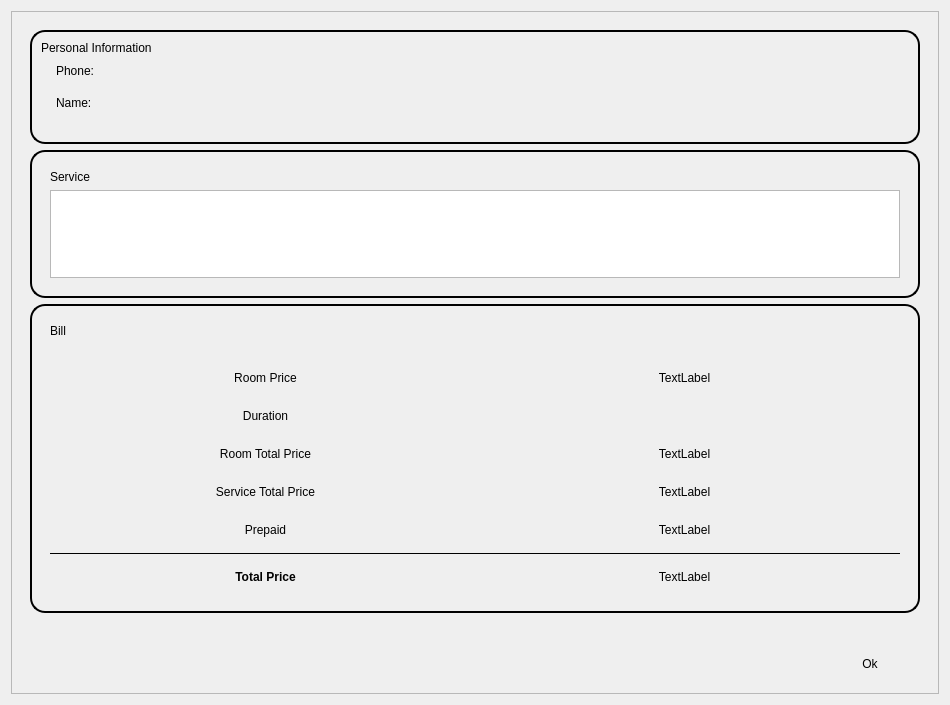
<?xml version="1.0" encoding="UTF-8"?>
<ui version="4.0">
 <class>Detail_Invoice_Dialog</class>
 <widget class="QDialog" name="Detail_Invoice_Dialog">
  <property name="geometry">
   <rect>
    <x>0</x>
    <y>0</y>
    <width>950</width>
    <height>705</height>
   </rect>
  </property>
  <property name="windowTitle">
   <string>Detail Invoice Dialog</string>
  </property>
  <property name="styleSheet">
   <string notr="true">QPushButton {
          background-color: #007BFF;
              color: white;  
              border: none;                
              border-radius: 10px;        
             padding: 5px 10px;        
         }
          QPushButton:hover {
               background-color: #0056b3;   
           }

background-color: rgb(255, 255, 255);</string>
  </property>
  <layout class="QVBoxLayout" name="verticalLayout_16">
   <item>
    <widget class="QScrollArea" name="scrollArea">
     <property name="frameShadow">
      <enum>QFrame::Plain</enum>
     </property>
     <property name="widgetResizable">
      <bool>true</bool>
     </property>
     <widget class="QWidget" name="scrollAreaWidgetContents">
      <property name="geometry">
       <rect>
        <x>0</x>
        <y>0</y>
        <width>916</width>
        <height>755</height>
       </rect>
      </property>
      <layout class="QVBoxLayout" name="verticalLayout_4">
       <item>
        <widget class="QWidget" name="verticalWidget" native="true">
         <property name="styleSheet">
          <string notr="true">QFrame#personal_information_container, QFrame#room_information_container,
QFrame#booking_summary_container, 
QFrame#bill_container, 
QFrame#room_filter_container,
QFrame#bill_container
{
                            border: 2px solid black;
                            border-radius: 15px;
                            }
                        </string>
         </property>
         <layout class="QVBoxLayout" name="verticalLayout">
          <item>
           <widget class="QFrame" name="personal_information_container">
            <property name="styleSheet">
             <string notr="true"/>
            </property>
            <property name="frameShape">
             <enum>QFrame::Panel</enum>
            </property>
            <property name="frameShadow">
             <enum>QFrame::Plain</enum>
            </property>
            <layout class="QVBoxLayout" name="verticalLayout_2">
             <property name="spacing">
              <number>0</number>
             </property>
             <property name="sizeConstraint">
              <enum>QLayout::SetDefaultConstraint</enum>
             </property>
             <item>
              <widget class="QLabel" name="label_lb">
               <property name="text">
                <string>Personal Information</string>
               </property>
              </widget>
             </item>
             <item>
              <widget class="QWidget" name="phone_container" native="true">
               <layout class="QHBoxLayout" name="horizontalLayout_3" stretch="1,9">
                <property name="leftMargin">
                 <number>15</number>
                </property>
                <item>
                 <widget class="QLabel" name="label_4">
                  <property name="text">
                   <string>Phone:</string>
                  </property>
                 </widget>
                </item>
                <item>
                 <widget class="QLabel" name="phone_customer_lb">
                  <property name="text">
                   <string/>
                  </property>
                  <property name="alignment">
                   <set>Qt::AlignCenter</set>
                  </property>
                 </widget>
                </item>
               </layout>
              </widget>
             </item>
             <item>
              <widget class="QWidget" name="name_container" native="true">
               <layout class="QHBoxLayout" name="horizontalLayout_5" stretch="1,9">
                <property name="leftMargin">
                 <number>15</number>
                </property>
                <item>
                 <widget class="QLabel" name="label_3">
                  <property name="text">
                   <string>Name:</string>
                  </property>
                 </widget>
                </item>
                <item>
                 <widget class="QLabel" name="name_lb">
                  <property name="sizePolicy">
                   <sizepolicy hsizetype="Expanding" vsizetype="Preferred">
                    <horstretch>0</horstretch>
                    <verstretch>0</verstretch>
                   </sizepolicy>
                  </property>
                  <property name="text">
                   <string/>
                  </property>
                  <property name="alignment">
                   <set>Qt::AlignCenter</set>
                  </property>
                 </widget>
                </item>
               </layout>
              </widget>
             </item>
             <item>
              <widget class="QLabel" name="message_personal_infor_lb">
               <property name="styleSheet">
                <string notr="true">color: red;</string>
               </property>
               <property name="text">
                <string/>
               </property>
               <property name="alignment">
                <set>Qt::AlignCenter</set>
               </property>
              </widget>
             </item>
            </layout>
           </widget>
          </item>
          <item>
           <widget class="QFrame" name="room_filter_container">
            <property name="styleSheet">
             <string notr="true"/>
            </property>
            <property name="frameShape">
             <enum>QFrame::Panel</enum>
            </property>
            <property name="frameShadow">
             <enum>QFrame::Plain</enum>
            </property>
            <layout class="QVBoxLayout" name="verticalLayout_25">
             <item>
              <widget class="QWidget" name="horizontalWidget_14" native="true">
               <layout class="QVBoxLayout" name="verticalLayout_5">
                <item>
                 <widget class="QLabel" name="label_16">
                  <property name="text">
                   <string>Service</string>
                  </property>
                 </widget>
                </item>
                <item>
                 <widget class="QTableView" name="service_data_table">
                  <property name="verticalScrollBarPolicy">
                   <enum>Qt::ScrollBarAlwaysOff</enum>
                  </property>
                 </widget>
                </item>
               </layout>
              </widget>
             </item>
            </layout>
           </widget>
          </item>
          <item>
           <widget class="QFrame" name="bill_container">
            <property name="styleSheet">
             <string notr="true"/>
            </property>
            <property name="frameShape">
             <enum>QFrame::Panel</enum>
            </property>
            <property name="frameShadow">
             <enum>QFrame::Plain</enum>
            </property>
            <layout class="QVBoxLayout" name="verticalLayout_13">
             <item>
              <widget class="QWidget" name="horizontalWidget_15" native="true">
               <layout class="QVBoxLayout" name="verticalLayout_6">
                <item>
                 <widget class="QLabel" name="label_18">
                  <property name="text">
                   <string>Bill</string>
                  </property>
                 </widget>
                </item>
               </layout>
              </widget>
             </item>
             <item>
              <widget class="QWidget" name="widget_32" native="true">
               <layout class="QVBoxLayout" name="verticalLayout_12">
                <item>
                 <widget class="QWidget" name="widget_8" native="true">
                  <layout class="QHBoxLayout" name="horizontalLayout_7">
                   <item>
                    <widget class="QLabel" name="label_15">
                     <property name="text">
                      <string>Room Price</string>
                     </property>
                     <property name="alignment">
                      <set>Qt::AlignCenter</set>
                     </property>
                    </widget>
                   </item>
                   <item>
                    <widget class="QLabel" name="room_price_lb">
                     <property name="text">
                      <string>TextLabel</string>
                     </property>
                     <property name="alignment">
                      <set>Qt::AlignCenter</set>
                     </property>
                    </widget>
                   </item>
                  </layout>
                 </widget>
                </item>
                <item>
                 <widget class="QWidget" name="widget_12" native="true">
                  <layout class="QHBoxLayout" name="horizontalLayout_15">
                   <item>
                    <widget class="QLabel" name="label_6">
                     <property name="text">
                      <string>Duration</string>
                     </property>
                     <property name="alignment">
                      <set>Qt::AlignCenter</set>
                     </property>
                    </widget>
                   </item>
                   <item>
                    <widget class="QLabel" name="duration_lb">
                     <property name="text">
                      <string/>
                     </property>
                     <property name="alignment">
                      <set>Qt::AlignCenter</set>
                     </property>
                    </widget>
                   </item>
                  </layout>
                 </widget>
                </item>
                <item>
                 <widget class="QWidget" name="widget_15" native="true">
                  <layout class="QHBoxLayout" name="horizontalLayout_20">
                   <item>
                    <widget class="QLabel" name="label_29">
                     <property name="text">
                      <string>Room Total Price</string>
                     </property>
                     <property name="alignment">
                      <set>Qt::AlignCenter</set>
                     </property>
                    </widget>
                   </item>
                   <item>
                    <widget class="QLabel" name="room_total_price_lb">
                     <property name="text">
                      <string>TextLabel</string>
                     </property>
                     <property name="alignment">
                      <set>Qt::AlignCenter</set>
                     </property>
                    </widget>
                   </item>
                  </layout>
                 </widget>
                </item>
                <item>
                 <widget class="QWidget" name="widget_14" native="true">
                  <layout class="QHBoxLayout" name="horizontalLayout_19">
                   <item>
                    <widget class="QLabel" name="label_27">
                     <property name="text">
                      <string>Service Total Price</string>
                     </property>
                     <property name="alignment">
                      <set>Qt::AlignCenter</set>
                     </property>
                    </widget>
                   </item>
                   <item>
                    <widget class="QLabel" name="service_total_price_lb">
                     <property name="text">
                      <string>TextLabel</string>
                     </property>
                     <property name="alignment">
                      <set>Qt::AlignCenter</set>
                     </property>
                    </widget>
                   </item>
                  </layout>
                 </widget>
                </item>
                <item>
                 <widget class="QWidget" name="widget_23" native="true">
                  <layout class="QHBoxLayout" name="horizontalLayout_22">
                   <item>
                    <widget class="QLabel" name="label_28">
                     <property name="text">
                      <string>Prepaid</string>
                     </property>
                     <property name="alignment">
                      <set>Qt::AlignCenter</set>
                     </property>
                    </widget>
                   </item>
                   <item>
                    <widget class="QLabel" name="prepaid_lb">
                     <property name="text">
                      <string>TextLabel</string>
                     </property>
                     <property name="alignment">
                      <set>Qt::AlignCenter</set>
                     </property>
                    </widget>
                   </item>
                  </layout>
                 </widget>
                </item>
                <item>
                 <widget class="Line" name="line">
                  <property name="frameShadow">
                   <enum>QFrame::Plain</enum>
                  </property>
                  <property name="lineWidth">
                   <number>1</number>
                  </property>
                  <property name="orientation">
                   <enum>Qt::Horizontal</enum>
                  </property>
                 </widget>
                </item>
                <item>
                 <widget class="QWidget" name="widget_13" native="true">
                  <layout class="QHBoxLayout" name="horizontalLayout_18">
                   <item>
                    <widget class="QLabel" name="label_25">
                     <property name="font">
                      <font>
                       <weight>75</weight>
                       <bold>true</bold>
                       <underline>false</underline>
                       <strikeout>false</strikeout>
                       <kerning>true</kerning>
                      </font>
                     </property>
                     <property name="text">
                      <string>Total Price</string>
                     </property>
                     <property name="alignment">
                      <set>Qt::AlignCenter</set>
                     </property>
                    </widget>
                   </item>
                   <item>
                    <widget class="QLabel" name="total_price_lb">
                     <property name="text">
                      <string>TextLabel</string>
                     </property>
                     <property name="alignment">
                      <set>Qt::AlignCenter</set>
                     </property>
                    </widget>
                   </item>
                  </layout>
                 </widget>
                </item>
               </layout>
              </widget>
             </item>
            </layout>
           </widget>
          </item>
          <item>
           <widget class="QWidget" name="widget_16" native="true">
            <layout class="QHBoxLayout" name="horizontalLayout_21"/>
           </widget>
          </item>
          <item>
           <widget class="QWidget" name="service_container" native="true">
            <property name="styleSheet">
             <string notr="true"/>
            </property>
            <layout class="QHBoxLayout" name="horizontalLayout_12">
             <property name="spacing">
              <number>9</number>
             </property>
             <property name="leftMargin">
              <number>0</number>
             </property>
             <property name="topMargin">
              <number>10</number>
             </property>
             <property name="rightMargin">
              <number>10</number>
             </property>
             <property name="bottomMargin">
              <number>0</number>
             </property>
             <item>
              <spacer name="horizontalSpacer">
               <property name="orientation">
                <enum>Qt::Horizontal</enum>
               </property>
               <property name="sizeHint" stdset="0">
                <size>
                 <width>40</width>
                 <height>20</height>
                </size>
               </property>
              </spacer>
             </item>
             <item>
              <widget class="QPushButton" name="ok_btn">
               <property name="text">
                <string>Ok</string>
               </property>
               <property name="flat">
                <bool>true</bool>
               </property>
              </widget>
             </item>
            </layout>
           </widget>
          </item>
         </layout>
        </widget>
       </item>
      </layout>
     </widget>
    </widget>
   </item>
  </layout>
 </widget>
 <resources/>
 <connections/>
</ui>
